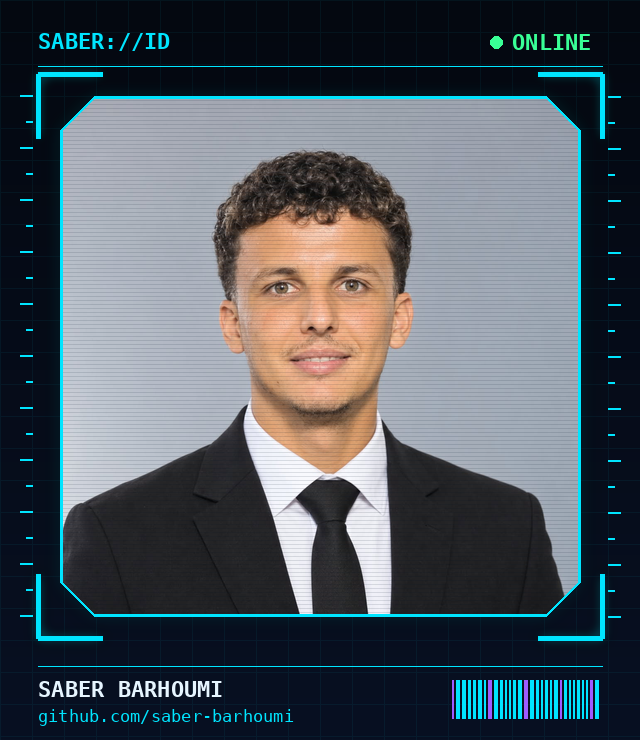
#> input picture assets/portrait-frame.png, 640 x 740 px
$ python -i build_portrait.py   (imports and definitions only)
#> lines starting #> are read from the running program, lines starting #| are printed output that depends on the picture; after the words box and inside, x2 and y2 are one past the last pixel; in counts of white or black regions, pixels touching at a corner belong together
#!/usr/bin/env python3
"""
Composite the owner's REAL photograph into a neon HUD frame.

    python scripts/build_portrait.py                      # uses scripts/source/portrait-original.png
    python scripts/build_portrait.py --input me.png --out assets/portrait-frame.png

Only the supplied photo is used. Nothing is generated or replaced: the script crops it to a
square, adds a faint scanline/vignette grade, then draws the HUD frame around it with Pillow.
Requires: pip install pillow
"""
import argparse, os
from PIL import Image, ImageDraw, ImageFilter, ImageFont, ImageChops

W, H = 640, 740
PHOTO = 520
PX, PY = (W - PHOTO) // 2, 96
CYAN, BLUE, GREEN, PURPLE = (0, 229, 255), (41, 121, 255), (57, 255, 150), (157, 92, 255)
BG_TOP, BG_BOT = (4, 8, 16), (8, 16, 34)
MONO_BOLD = ["/usr/share/fonts/truetype/dejavu/DejaVuSansMono-Bold.ttf",
             "C:/Windows/Fonts/consolab.ttf", "/System/Library/Fonts/Menlo.ttc"]
MONO = ["/usr/share/fonts/truetype/dejavu/DejaVuSansMono.ttf",
        "C:/Windows/Fonts/consola.ttf", "/System/Library/Fonts/Menlo.ttc"]


# [22 lines left out: functions font, background, not called in this run]


def prepare_photo(path):
#> called with path = '../assets/portrait-frame.png'
    im = Image.open(path).convert("RGB")
#> im is the input picture: PIL image 640x740 RGB; mean R, G, B 79.3, 88.3, 95.8
    s = min(im.size)
#> s = 640
    left, top = (im.width - s) // 2, (im.height - s) // 2
#> left = 0; top = 50
    im = im.crop((left, top, left + s, top + s)).resize((PHOTO, PHOTO), Image.LANCZOS)
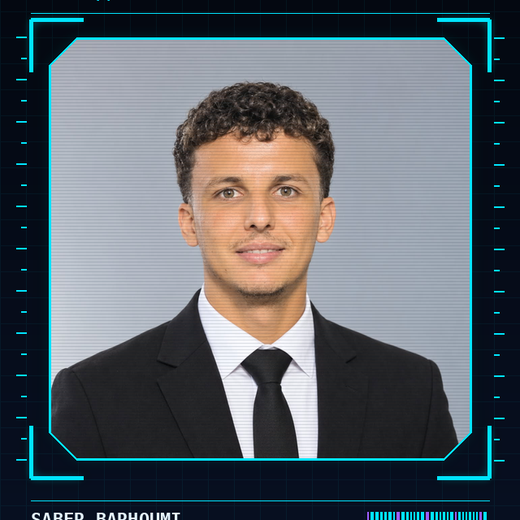
#> im: PIL image 520x520 RGB; mean R, G, B 90.4, 97.4, 103.8
    # faint scanlines (a display-like texture; the face itself is untouched)
    sl = Image.new("RGBA", im.size, (0, 0, 0, 0))
#> sl: PIL image 520x520 RGBA; every value is 0
    d = ImageDraw.Draw(sl)
    for y in range(0, PHOTO, 4):
        d.line([(0, y), (PHOTO, y)], fill=(0, 20, 40, 30), width=1)
    im = Image.alpha_composite(im.convert("RGBA"), sl)
#> im: PIL image 520x520 RGBA
    # gentle vignette so the photo sits inside the dark environment
    vig = Image.new("L", im.size, 0)
#> vig: PIL image 520x520 L; every value is 0
    ImageDraw.Draw(vig).ellipse([-PHOTO * 0.12, -PHOTO * 0.12, PHOTO * 1.12, PHOTO * 1.12], fill=255)
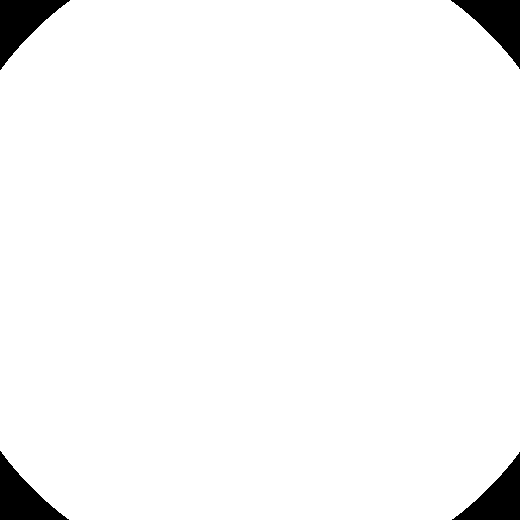
#> vig: PIL image 520x520 L; 96.8% white; 4 black regions, box (x1, y1, x2, y2) and area: (0, 0, 70, 70) 2239, (451, 0, 520, 69) 2169, (0, 451, 69, 520) 2169, (452, 452, 520, 520) 2100
    vig = vig.filter(ImageFilter.GaussianBlur(70))
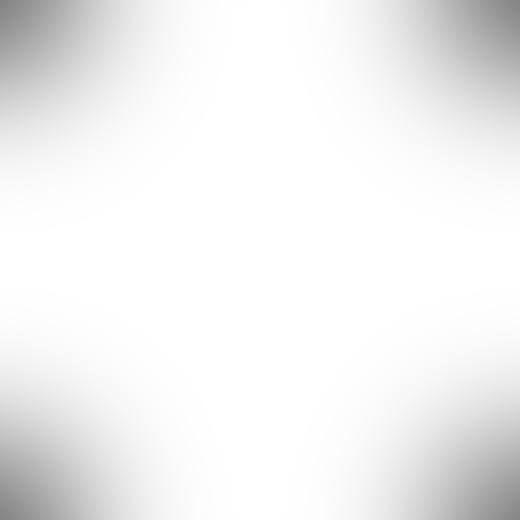
#> vig: PIL image 520x520 L; min 130, max 255, mean 241.2
    dark = Image.new("RGBA", im.size, (3, 8, 18, 255))
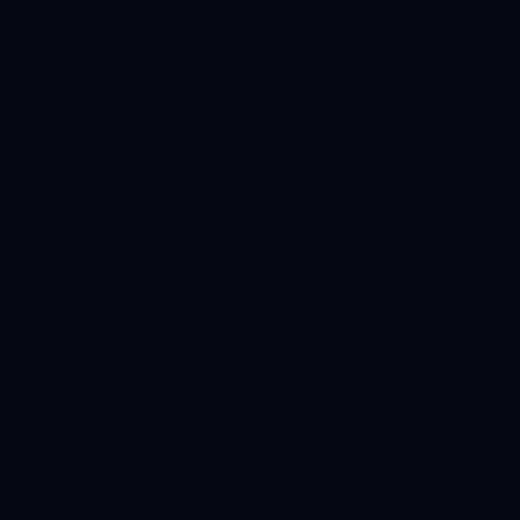
#> dark: PIL image 520x520 RGBA; mean R, G, B, A 3, 8, 18, 255
    im = Image.composite(im, dark, ImageChops.add(vig, Image.new("L", im.size, 110)))
    # chamfered corner mask
    cut = 34
    mask = Image.new("L", im.size, 0)
    ImageDraw.Draw(mask).polygon([(cut, 0), (PHOTO - cut, 0), (PHOTO, cut), (PHOTO, PHOTO - cut),
                                  (PHOTO - cut, PHOTO), (cut, PHOTO), (0, PHOTO - cut), (0, cut)], fill=255)
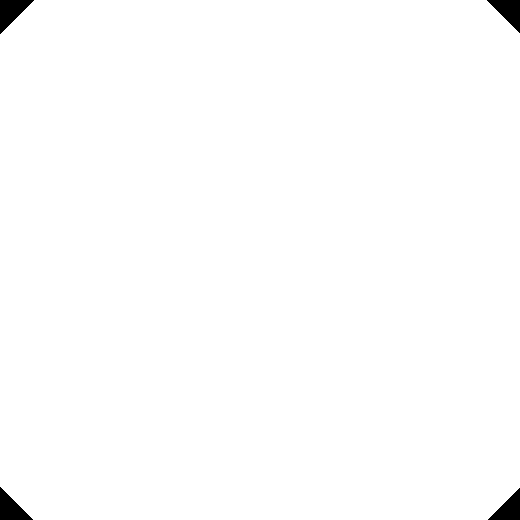
#> mask: PIL image 520x520 L; 99.2% white; 4 black regions, box (x1, y1, x2, y2) and area: (0, 0, 34, 34) 595, (487, 0, 520, 33) 561, (0, 487, 33, 520) 561, (488, 488, 520, 520) 528
    return im, mask, cut


# [72 lines left out: functions glow_layer, main, not called in this run]


# [2 lines not run here, left out]

>>> result = prepare_photo('../assets/portrait-frame.png')
